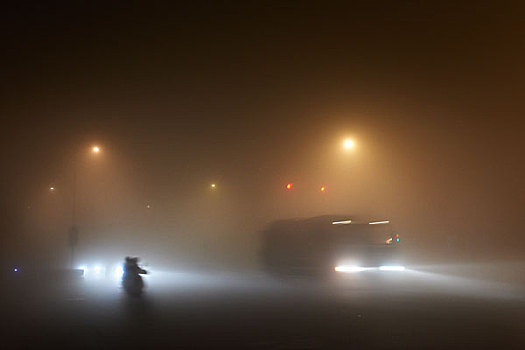
#> input picture removeMist/image/2.jpg, 525 x 350 px, found by its file name
$ python main.py
#> lines starting #> are read from the running program, lines starting #| are printed output that depends on the picture; after the words box and inside, x2 and y2 are one past the last pixel; in counts of white or black regions, pixels touching at a corner belong together
import numpy as np
import cv2
import matplotlib.pyplot as plt


def waterShed(image, gray, rgb):
    ret1, thresh = cv2.threshold(gray, 0, 255, cv2.THRESH_BINARY_INV + cv2.THRESH_OTSU)
    kernel = np.ones((3, 3), np.uint8)
    opening = cv2.morphologyEx(thresh, cv2.MORPH_OPEN, kernel, iterations=2)
    sure_bg = cv2.dilate(opening, kernel, iterations=3)
    dt = cv2.distanceTransform(opening, cv2.DIST_L2, 5)
    ret2, sure_fg = cv2.threshold(dt, 0.005 * dt.max(), 255, 0)
    sure_fg = np.uint8(sure_fg)
    cv2.subtract(sure_bg, sure_fg)
    ret3, markers = cv2.connectedComponents(sure_fg)
    img = cv2.watershed(image, markers)
    return img


image = cv2.imread("C:/Users/Jun/PycharmProjects/waterShed/Image/2.jpg")
#> image is the input picture: shape (350, 525, 3); mean B, G, R 46.9, 63.1, 82
gray = cv2.cvtColor(image, cv2.COLOR_BGR2GRAY)
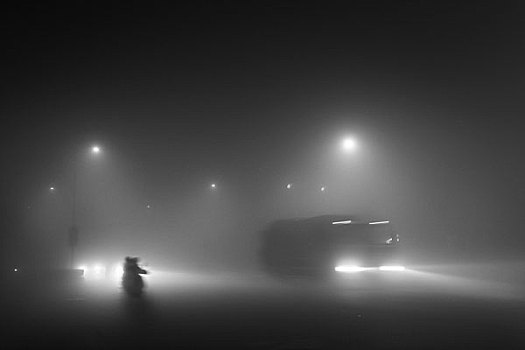
#> gray: shape (350, 525); min 9, max 255, mean 66.9
rgb = cv2.cvtColor(image, cv2.COLOR_BGR2RGB)
plt.subplot(121)
plt.imshow(rgb)
plt.axis('off')
plt.subplot(122)
plt.imshow(waterShed(image, gray, rgb))
#> in waterShed, `ret1, thresh = cv2.threshold(gray, 0, 255, cv2.THRESH_BINARY_INV + cv2..`:
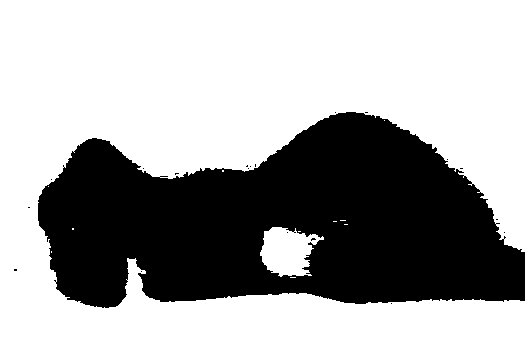
#> thresh: shape (350, 525); 64.7% white; 20 black regions (19 under 20 px), largest, box (x1, y1, x2, y2) and area: (38, 112, 525, 308) 64768
#> in waterShed, `ret1, thresh = cv2.threshold(gray, 0, 255, cv2.THRESH_BINARY_INV + cv2..`: ret1 = 77
#> in waterShed, `opening = cv2.morphologyEx(thresh, cv2.MORPH_OPEN, kernel, iterations=2)`:
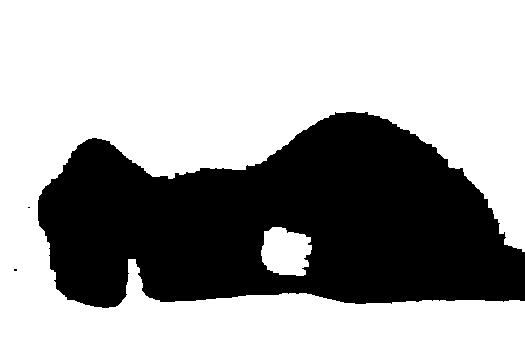
#> opening: shape (350, 525); 64.4% white; 3 black regions (2 under 20 px), largest, box (x1, y1, x2, y2) and area: (38, 112, 525, 308) 65387
#> in waterShed, `sure_bg = cv2.dilate(opening, kernel, iterations=3)`:
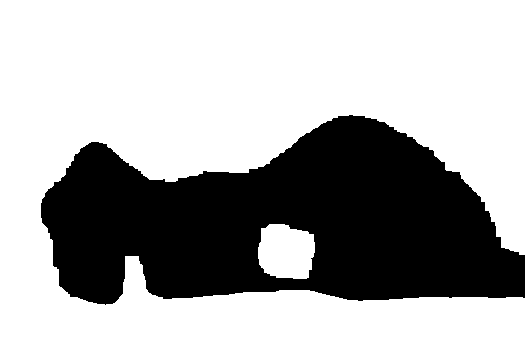
#> sure_bg: shape (350, 525); 67.3% white; 1 black region, box (x1, y1, x2, y2) and area: (41, 115, 525, 305) 60121
#> in waterShed, `dt = cv2.distanceTransform(opening, cv2.DIST_L2, 5)`:
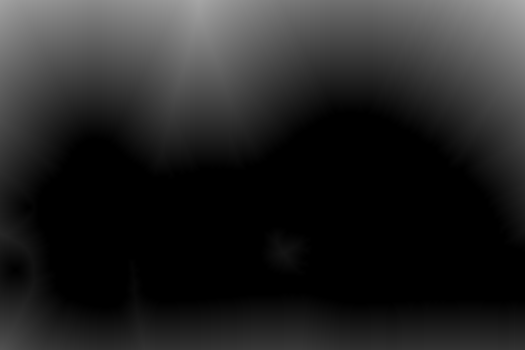
#> dt: shape (350, 525) float32; min 0, max 170.8, mean 36.1
#> in waterShed, `ret2, sure_fg = cv2.threshold(dt, 0.005 * dt.max(), 255, 0)`: ret2 = 0.854
#> in waterShed, `ret3, markers = cv2.connectedComponents(sure_fg)`:
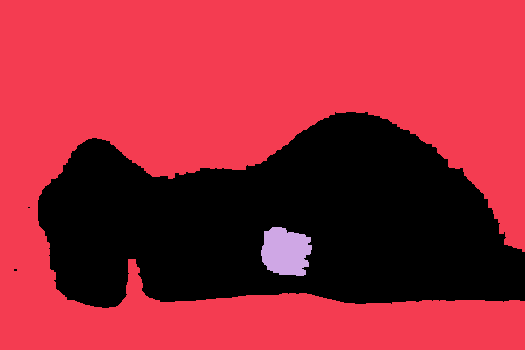
#> markers: shape (350, 525) int32; 3 distinct labels, from 0 to 2; one colour per label, 0 black
#> in waterShed, `ret3, markers = cv2.connectedComponents(sure_fg)`: ret3 = 3
#> in waterShed, `img = cv2.watershed(image, markers)`:
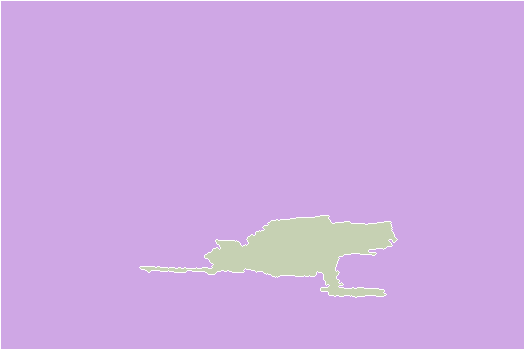
#> img: shape (350, 525) int32; 3 distinct labels, from -1 to 2; one colour per label, 0 black, -1 white
plt.axis('off')
plt.show()
cv2.waitKey()
cv2.destroyAllWindows()

$ run again, with removeMist/image/1.jpg copied over removeMist/image/2.jpg
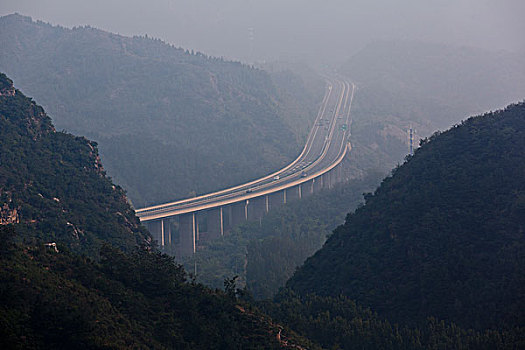
#> input picture removeMist/image/1.jpg, 525 x 350 px, found by its file name
#> image is the input picture: shape (350, 525, 3); mean B, G, R 98, 85.2, 78
#> in waterShed, `ret1, thresh = cv2.threshold(gray, 0, 255, cv2.THRESH_BINARY_INV + cv2..`:
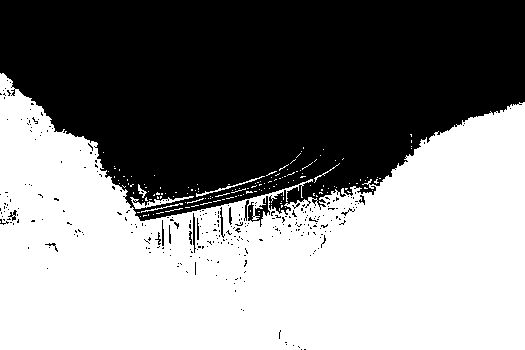
#> thresh: shape (350, 525); 52.3% white; 302 black regions (287 under 20 px), largest, box (x1, y1, x2, y2) and area: (0, 0, 525, 221) 86023, (248, 196, 270, 227) 255, (193, 213, 196, 253) 69
#> ret1 = 86
#> opening: shape (350, 525); 50.3% white; 77 black regions (70 under 20 px), largest, box (x1, y1, x2, y2) and area: (0, 0, 525, 257) 90699, (0, 203, 19, 225) 221, (27, 117, 39, 132) 76
#> sure_bg: shape (350, 525); 53.1% white; 7 black regions (5 under 20 px), largest, box (x1, y1, x2, y2) and area: (0, 0, 525, 219) 85989, (192, 223, 196, 247) 66
#> ret2 = 1.07
#> markers: shape (350, 525) int32; 15 distinct labels, from 0 to 14
#> ret3 = 15
#> in waterShed, `img = cv2.watershed(image, markers)`:
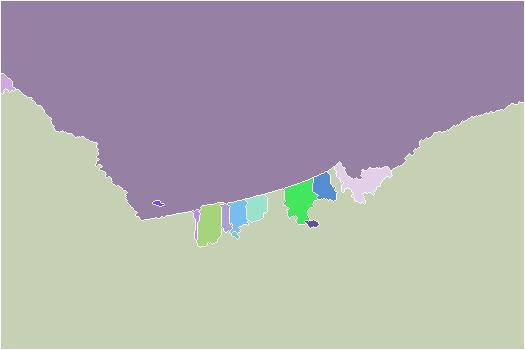
#> img: shape (350, 525) int32; 15 distinct labels, from -1 to 14; one colour per label, 0 black, -1 white

$ run again, with removeMist/image/remove1.jpg copied over removeMist/image/2.jpg
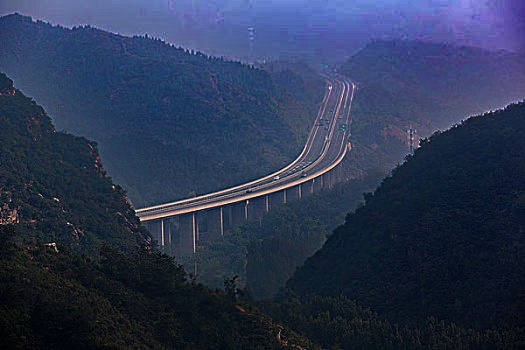
#> input picture removeMist/image/remove1.jpg, 525 x 350 px, found by its file name
#> image is the input picture: shape (350, 525, 3); mean B, G, R 82, 54.4, 42.8
#> in waterShed, `ret1, thresh = cv2.threshold(gray, 0, 255, cv2.THRESH_BINARY_INV + cv2..`:
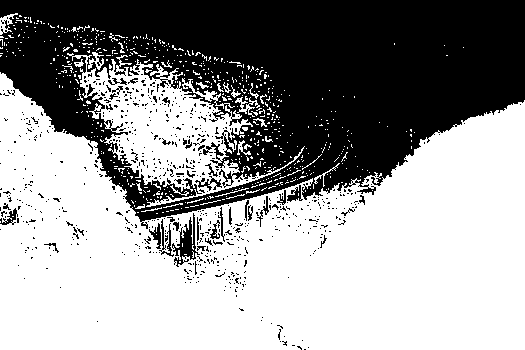
#> thresh: shape (350, 525); 59.7% white; 685 black regions (647 under 20 px), largest, box (x1, y1, x2, y2) and area: (0, 0, 525, 229) 69612, (172, 213, 200, 267) 553, (159, 219, 174, 257) 158
#> ret1 = 59
#> opening: shape (350, 525); 52.6% white; 140 black regions (125 under 20 px), largest, box (x1, y1, x2, y2) and area: (0, 0, 525, 283) 85391, (0, 203, 36, 230) 375, (225, 271, 246, 297) 224
#> sure_bg: shape (350, 525); 58.5% white; 12 black regions (6 under 20 px), largest, box (x1, y1, x2, y2) and area: (0, 0, 525, 227) 74671, (152, 220, 237, 262) 1367, (0, 210, 16, 222) 148, (196, 137, 202, 148) 29, (208, 254, 212, 261) 28, (232, 277, 242, 285) 26
#> ret2 = 1.07
#> markers: shape (350, 525) int32; 40 distinct labels, from 0 to 39
#> ret3 = 40
#> in waterShed, `img = cv2.watershed(image, markers)`:
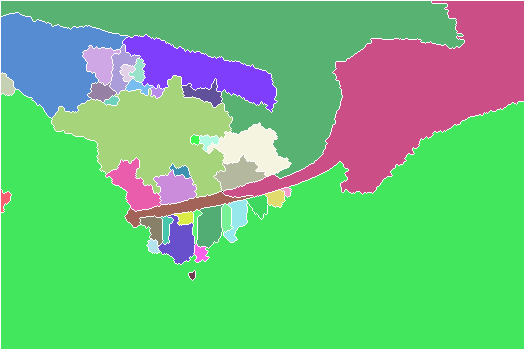
#> img: shape (350, 525) int32; 41 distinct labels, from -1 to 39; one colour per label, 0 black, -1 white
